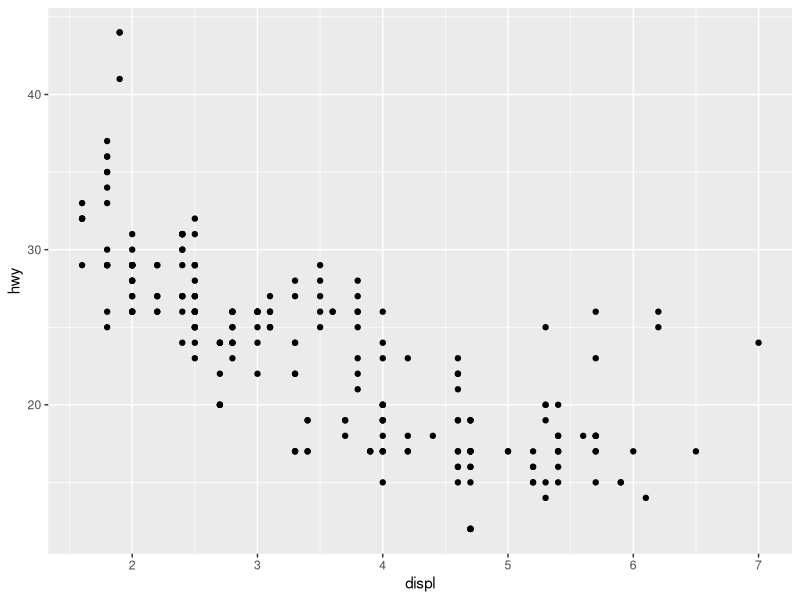
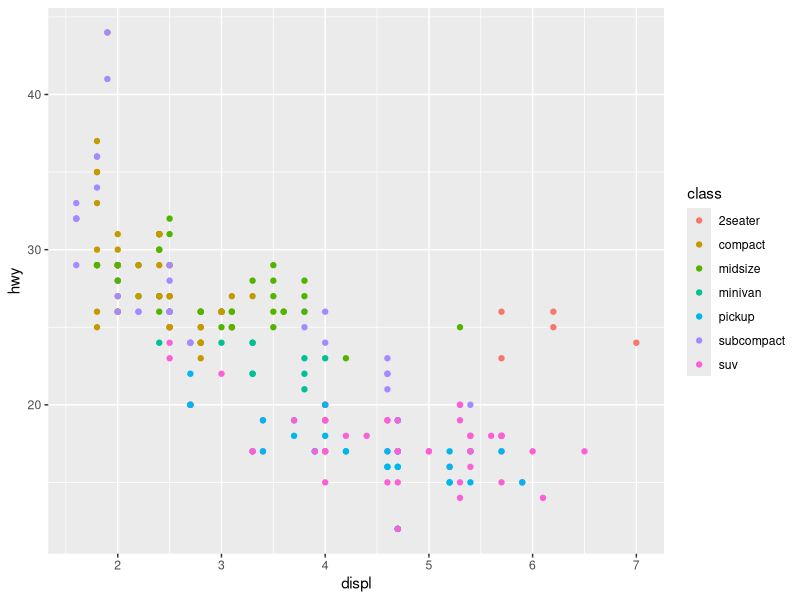
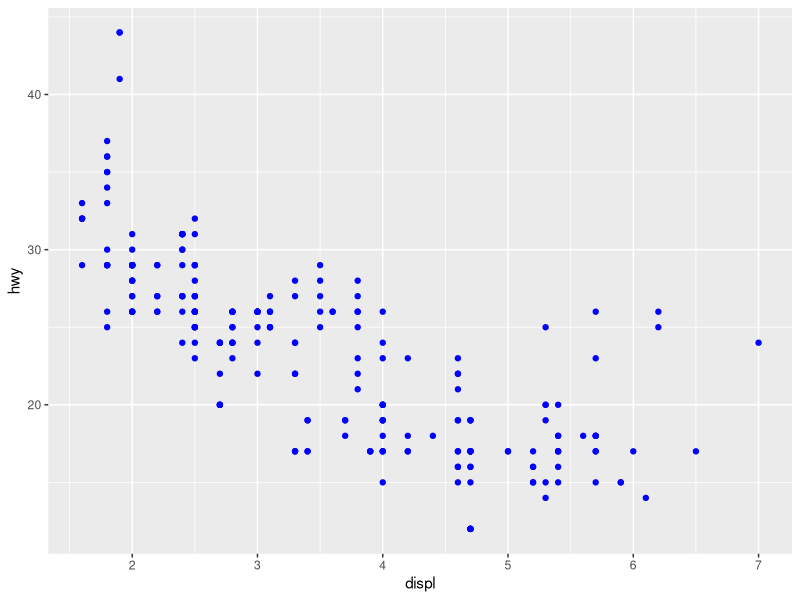
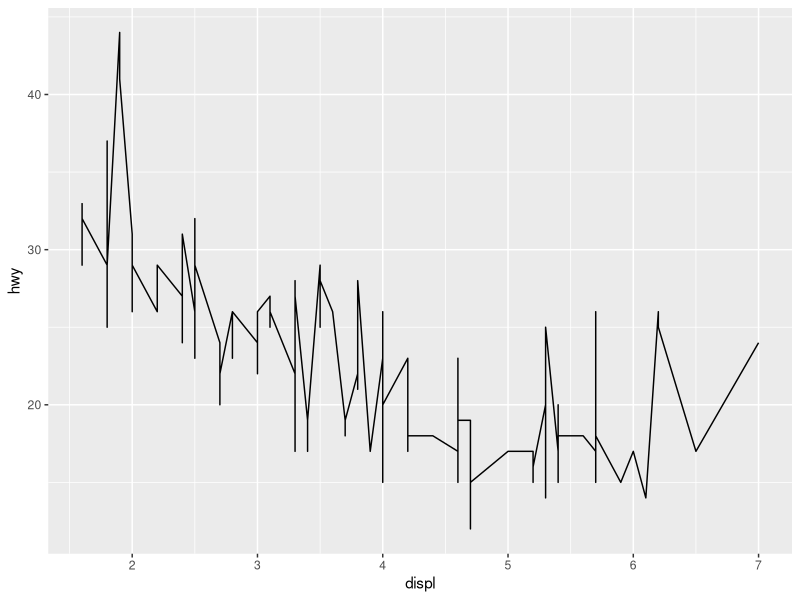
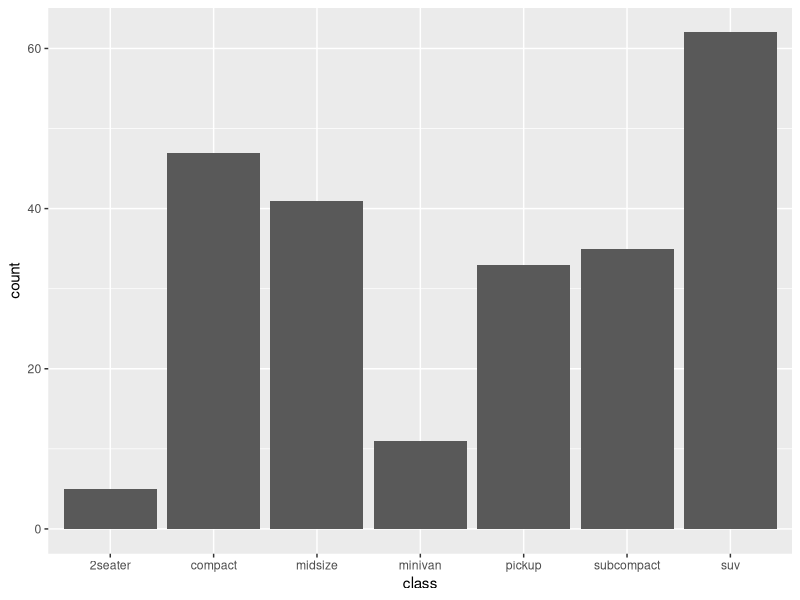
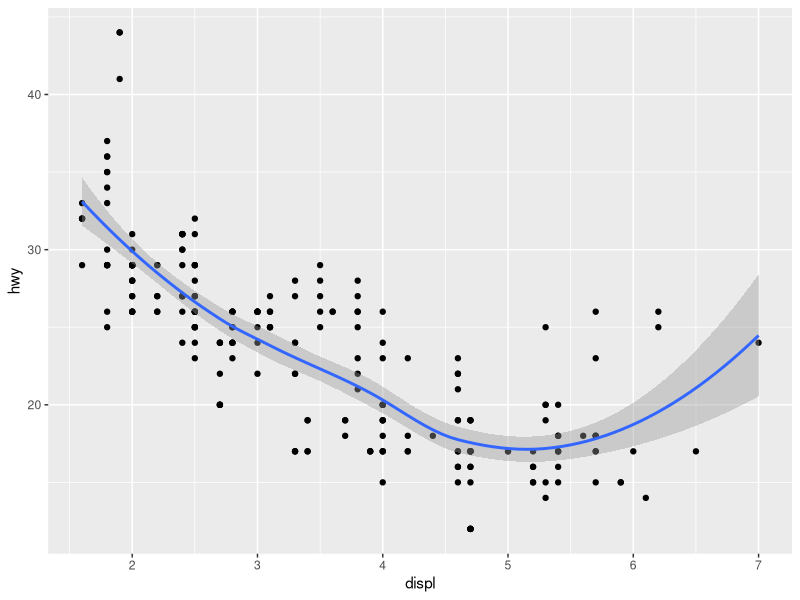
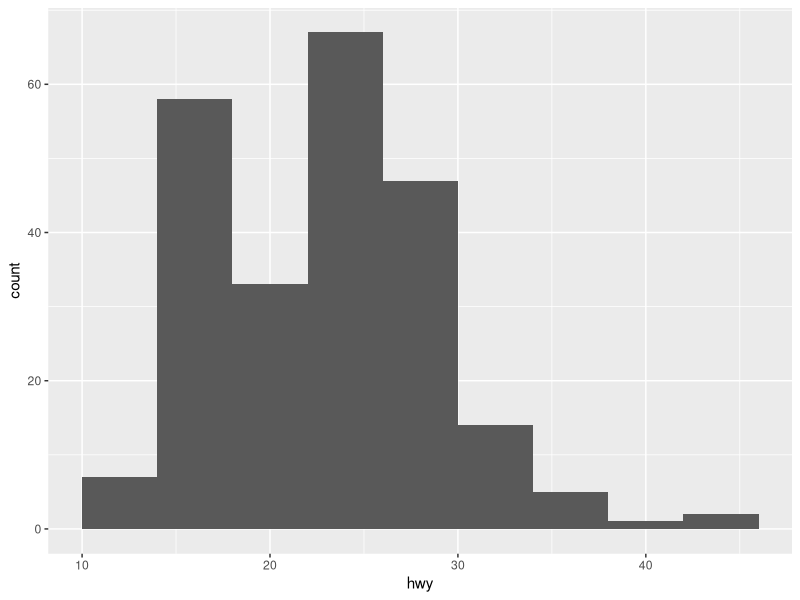
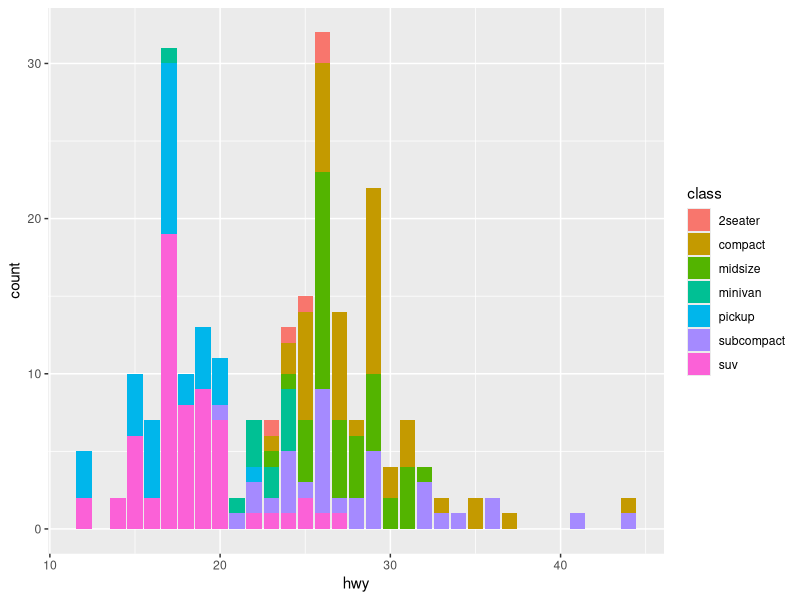

Source code (R) for these figures, in order:
## ---- chunk 1
knitr::opts_chunk$set(echo = TRUE, message = FALSE)
knitr::opts_chunk$set(fig.path='img/', fig.width=6, fig.asp=0.618)
library("ggplot2")
library("dplyr")
## ---- chunk 2
# plot the `mpg` data set, with highway milage on the x axis and 
# engine displacement (power) on the y axis:
ggplot(data = mpg) + 
  geom_point(mapping = aes(x = displ, y = hwy))
## ---- chunk 3
# color the data by car type
ggplot(data = mpg) + 
  geom_point(mapping = aes(x = displ, y = hwy, color = class))
## ---- chunk 4
ggplot(data = mpg) + 
  geom_point(mapping = aes(x = displ, y = hwy), color = "blue")  # blue points!
## ---- chunk 5
# line chart of milage by engine power
ggplot(data = mpg) + 
  geom_line(mapping = aes(x = displ, y = hwy))

# bar chart of car type
ggplot(data = mpg) + 
  geom_bar(mapping = aes(x = class))  # no y mapping needed!
## ---- chunk 6
#plot with both points and smoothed line
ggplot(data = mpg) + 
  geom_point(mapping = aes(x = displ, y = hwy)) +
  geom_smooth(mapping = aes(x = displ, y = hwy))
## ---- chunk 7
# generate a "binned" (grouped) display of highway milage
ggplot(data = mpg) + 
  stat_bin(aes(x=hwy, color=hwy), binwidth=4)  # binned into groups of 4 units
## ---- chunk 8
# bar chart of milage, colored by engine type
ggplot(data = mpg) + 
  geom_bar(mapping = aes(x = hwy, fill=class))  # fill color, not outline color
## ---- chunk 9
# a filled bar chart (fill the vertical height)
ggplot(data = mpg) + 
  geom_bar(mapping = aes(x = hwy, fill=drv), position="fill")

# a dodged bar chart (values next to each other)
# (not great dodging demos in this data set)
ggplot(data = mpg) + 
  geom_bar(mapping = aes(x = hwy, fill=drv), position="dodge")
## ---- chunk 10
# subset data by class
suv = mpg %>% filter(class == "suv")  # suvs
compact = mpg %>% filter(class == "compact")  # compact cars

# scales 
x_scale <- scale_x_continuous(limits = range(mpg$displ))
y_scale <- scale_y_continuous(limits = range(mpg$hwy))
col_scale <- scale_colour_discrete(limits = unique(mpg$drv))

ggplot(data = suv) + 
  geom_point(mapping = aes(x = displ, y = hwy, color = drv)) + 
  x_scale + y_scale + col_scale

ggplot(data = compact) + 
  geom_point(mapping = aes(x = displ, y = hwy, color = drv)) +
  x_scale + y_scale + col_scale
## ---- chunk 11
ggplot(data = mpg) + 
  geom_point(mapping = aes(x = displ, y = hwy, color = class), size=4) +
  scale_color_brewer(palette = "Set3")
## ---- chunk 12
# a plot with facets based on vehicle type. 
# similar to what we did with `suv` and `compact`!
ggplot(data = mpg) + 
  geom_point(mapping = aes(x = displ, y = hwy)) + 
  facet_wrap(~class)
## ---- chunk 13
ggplot(data = mpg) + 
  geom_point(mapping = aes(x = displ, y = hwy, color = class)) +
  labs(title = "Fuel Efficiency by Engine Power, 1999-2008",  # plot title
       x = "Engine power (litres displacement)",  # x-axis label (with units!)
       y = "Fuel Efficiency (miles per gallon)",  # y-axis label (with units!)
       color = "Car Type")  # legend label for the "color" property
## ---- chunk 14
# a data table of each car that has best efficiency of its type
best_in_class <- mpg %>%
  group_by(class) %>%
  filter(row_number(desc(hwy)) == 1)

ggplot(data = mpg, mapping = aes(x = displ, y = hwy)) +  # same mapping for all geoms
  geom_point(mapping = aes(color = class)) +
  geom_label(data = best_in_class, mapping = aes(label = model), alpha = 0.5)
